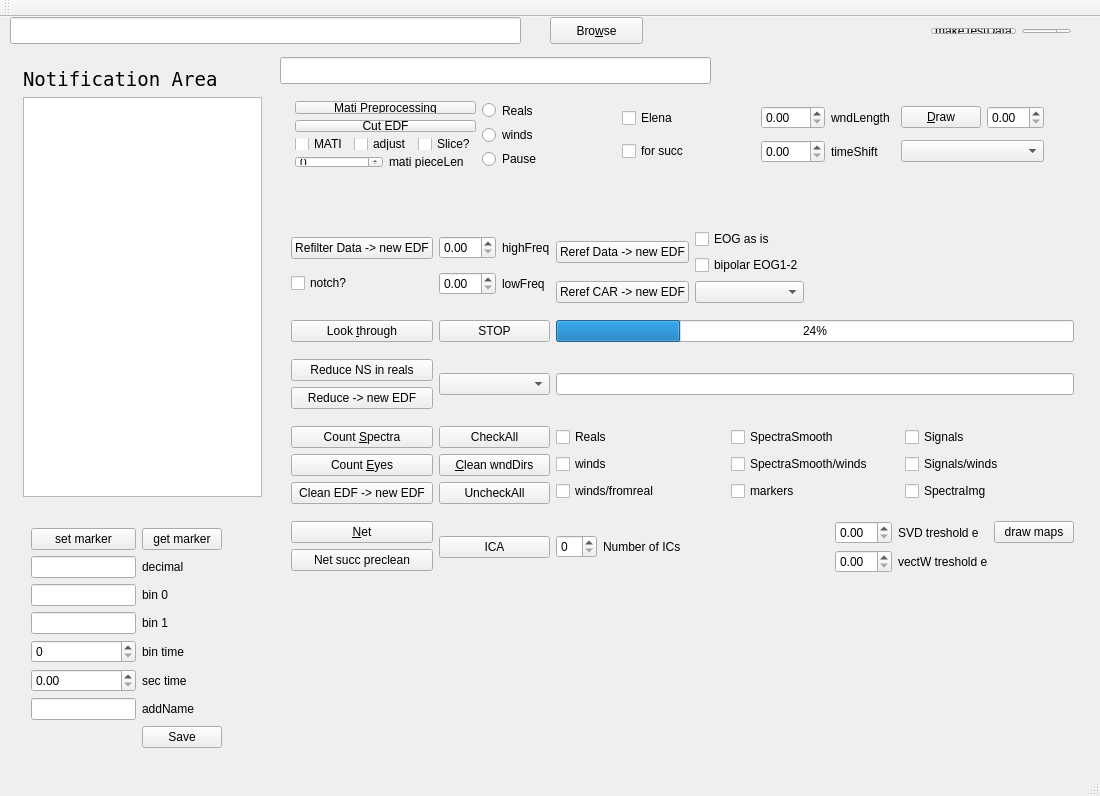
<?xml version="1.0" encoding="UTF-8"?>
<ui version="4.0">
 <class>MainWindow</class>
 <widget class="QMainWindow" name="MainWindow">
  <property name="geometry">
   <rect>
    <x>0</x>
    <y>0</y>
    <width>1100</width>
    <height>796</height>
   </rect>
  </property>
  <property name="windowTitle">
   <string>MainWindow</string>
  </property>
  <widget class="QWidget" name="centralWidget">
   <widget class="QPushButton" name="browseButton">
    <property name="geometry">
     <rect>
      <x>550</x>
      <y>0</y>
      <width>93</width>
      <height>27</height>
     </rect>
    </property>
    <property name="text">
     <string>Bro&amp;wse</string>
    </property>
    <property name="flat">
     <bool>false</bool>
    </property>
   </widget>
   <widget class="QLineEdit" name="filePathLineEdit">
    <property name="geometry">
     <rect>
      <x>10</x>
      <y>0</y>
      <width>511</width>
      <height>27</height>
     </rect>
    </property>
    <property name="text">
     <string/>
    </property>
   </widget>
   <widget class="QLineEdit" name="fileMarkersLineEdit">
    <property name="geometry">
     <rect>
      <x>280</x>
      <y>40</y>
      <width>431</width>
      <height>27</height>
     </rect>
    </property>
   </widget>
   <widget class="QWidget" name="layoutWidget">
    <property name="geometry">
     <rect>
      <x>280</x>
      <y>190</y>
      <width>805</width>
      <height>391</height>
     </rect>
    </property>
    <layout class="QGridLayout" name="gridLayout_3">
     <item row="0" column="0">
      <layout class="QVBoxLayout" name="verticalLayout_16">
       <item>
        <widget class="QPushButton" name="refilterDataPushButton">
         <property name="text">
          <string>Refilter Data -&gt; new EDF</string>
         </property>
        </widget>
       </item>
       <item>
        <widget class="QCheckBox" name="notchCheckBox">
         <property name="text">
          <string>notch?</string>
         </property>
        </widget>
       </item>
      </layout>
     </item>
     <item row="1" column="0">
      <widget class="QPushButton" name="cut_e">
       <property name="text">
        <string>Look &amp;through</string>
       </property>
      </widget>
     </item>
     <item row="2" column="1">
      <widget class="QComboBox" name="reduceChannelsComboBox"/>
     </item>
     <item row="1" column="2">
      <widget class="QProgressBar" name="progressBar">
       <property name="value">
        <number>24</number>
       </property>
      </widget>
     </item>
     <item row="3" column="0">
      <layout class="QVBoxLayout" name="verticalLayout_17">
       <item>
        <widget class="QPushButton" name="countSpectra">
         <property name="text">
          <string>Count &amp;Spectra</string>
         </property>
        </widget>
       </item>
       <item>
        <widget class="QPushButton" name="eyesButton">
         <property name="text">
          <string>Count &amp;Eyes</string>
         </property>
        </widget>
       </item>
       <item>
        <widget class="QPushButton" name="cleanEdfFromEyesButton">
         <property name="text">
          <string>Clean EDF -&gt; new EDF</string>
         </property>
        </widget>
       </item>
      </layout>
     </item>
     <item row="0" column="1">
      <layout class="QGridLayout" name="gridLayout_2">
       <item row="0" column="0">
        <widget class="QDoubleSpinBox" name="highFreqFilterDoubleSpinBox"/>
       </item>
       <item row="0" column="1">
        <widget class="QLabel" name="label_14">
         <property name="text">
          <string>highFreq</string>
         </property>
        </widget>
       </item>
       <item row="1" column="0">
        <widget class="QDoubleSpinBox" name="lowFreqFilterDoubleSpinBox"/>
       </item>
       <item row="1" column="1">
        <widget class="QLabel" name="label_15">
         <property name="text">
          <string>lowFreq</string>
         </property>
        </widget>
       </item>
      </layout>
     </item>
     <item row="2" column="2">
      <layout class="QHBoxLayout" name="horizontalLayout_5">
       <item>
        <widget class="QLineEdit" name="reduceChannelsLineEdit"/>
       </item>
      </layout>
     </item>
     <item row="1" column="1">
      <widget class="QPushButton" name="stopButton">
       <property name="text">
        <string>STOP</string>
       </property>
      </widget>
     </item>
     <item row="0" column="2">
      <layout class="QHBoxLayout" name="horizontalLayout_13">
       <item>
        <layout class="QHBoxLayout" name="horizontalLayout_17">
         <item>
          <layout class="QGridLayout" name="gridLayout_9">
           <item row="0" column="0">
            <widget class="QPushButton" name="rereferenceDataPushButton">
             <property name="text">
              <string>Reref Data -&gt; new EDF</string>
             </property>
            </widget>
           </item>
           <item row="0" column="1">
            <layout class="QVBoxLayout" name="verticalLayout">
             <item>
              <widget class="QCheckBox" name="eogAsIsCheckBox">
               <property name="text">
                <string>EOG as is</string>
               </property>
              </widget>
             </item>
             <item>
              <widget class="QCheckBox" name="eogBipolarCheckBox">
               <property name="text">
                <string>bipolar EOG1-2</string>
               </property>
              </widget>
             </item>
            </layout>
           </item>
           <item row="1" column="1">
            <widget class="QComboBox" name="rereferenceDataComboBox"/>
           </item>
           <item row="1" column="0">
            <widget class="QPushButton" name="rereferenceCARPushButton">
             <property name="text">
              <string>Reref CAR -&gt; new EDF</string>
             </property>
            </widget>
           </item>
          </layout>
         </item>
         <item>
          <spacer name="horizontalSpacer_8">
           <property name="orientation">
            <enum>Qt::Horizontal</enum>
           </property>
           <property name="sizeHint" stdset="0">
            <size>
             <width>38</width>
             <height>48</height>
            </size>
           </property>
          </spacer>
         </item>
        </layout>
       </item>
      </layout>
     </item>
     <item row="4" column="2">
      <layout class="QHBoxLayout" name="horizontalLayout_10">
       <item>
        <widget class="QSpinBox" name="numOfIcSpinBox"/>
       </item>
       <item>
        <widget class="QLabel" name="label_7">
         <property name="text">
          <string>Number of ICs</string>
         </property>
        </widget>
       </item>
       <item>
        <spacer name="horizontalSpacer_9">
         <property name="orientation">
          <enum>Qt::Horizontal</enum>
         </property>
         <property name="sizeHint" stdset="0">
          <size>
           <width>88</width>
           <height>17</height>
          </size>
         </property>
        </spacer>
       </item>
       <item>
        <layout class="QGridLayout" name="gridLayout_4">
         <item row="0" column="0">
          <widget class="QDoubleSpinBox" name="svdDoubleSpinBox"/>
         </item>
         <item row="0" column="1">
          <widget class="QLabel" name="label_10">
           <property name="text">
            <string>SVD treshold e</string>
           </property>
          </widget>
         </item>
         <item row="1" column="0">
          <widget class="QDoubleSpinBox" name="vectwDoubleSpinBox"/>
         </item>
         <item row="1" column="1">
          <widget class="QLabel" name="label_11">
           <property name="text">
            <string>vectW treshold e</string>
           </property>
          </widget>
         </item>
         <item row="1" column="2">
          <layout class="QVBoxLayout" name="verticalLayout_15"/>
         </item>
         <item row="0" column="2">
          <widget class="QPushButton" name="drawMapsPushButton">
           <property name="text">
            <string>draw maps</string>
           </property>
          </widget>
         </item>
        </layout>
       </item>
      </layout>
     </item>
     <item row="4" column="1">
      <layout class="QVBoxLayout" name="verticalLayout_13">
       <item>
        <widget class="QPushButton" name="icaPushButton">
         <property name="text">
          <string>ICA</string>
         </property>
        </widget>
       </item>
      </layout>
     </item>
     <item row="2" column="0">
      <layout class="QVBoxLayout" name="verticalLayout_3">
       <item>
        <widget class="QPushButton" name="reduceChannesPushButton">
         <property name="enabled">
          <bool>true</bool>
         </property>
         <property name="text">
          <string>Reduce NS in reals</string>
         </property>
        </widget>
       </item>
       <item>
        <widget class="QPushButton" name="reduceChannelsNewEDFPushButton">
         <property name="text">
          <string>Reduce -&gt; new EDF</string>
         </property>
        </widget>
       </item>
      </layout>
     </item>
     <item row="3" column="2">
      <layout class="QGridLayout" name="cleanDirsGrid">
       <item row="0" column="0">
        <widget class="QCheckBox" name="cleanRealsCheckBox">
         <property name="text">
          <string>Reals</string>
         </property>
        </widget>
       </item>
       <item row="0" column="1">
        <widget class="QCheckBox" name="cleanRealsSpectraCheckBox">
         <property name="text">
          <string>SpectraSmooth</string>
         </property>
        </widget>
       </item>
       <item row="1" column="0">
        <widget class="QCheckBox" name="cleanWindsCheckBox">
         <property name="text">
          <string>winds</string>
         </property>
        </widget>
       </item>
       <item row="1" column="1">
        <widget class="QCheckBox" name="cleanWindsSpectraCheckBox">
         <property name="text">
          <string>SpectraSmooth/winds</string>
         </property>
        </widget>
       </item>
       <item row="2" column="0">
        <widget class="QCheckBox" name="cleanFromRealsCheckBox">
         <property name="text">
          <string>winds/fromreal</string>
         </property>
        </widget>
       </item>
       <item row="2" column="1">
        <widget class="QCheckBox" name="cleanMarkersCheckBox">
         <property name="text">
          <string>markers</string>
         </property>
        </widget>
       </item>
       <item row="0" column="2">
        <widget class="QCheckBox" name="cleanRealsSignalsCheckBox">
         <property name="text">
          <string>Signals</string>
         </property>
        </widget>
       </item>
       <item row="2" column="2">
        <widget class="QCheckBox" name="cleanSpectraImgCheckBox">
         <property name="text">
          <string>SpectraImg</string>
         </property>
        </widget>
       </item>
       <item row="1" column="2">
        <widget class="QCheckBox" name="cleanWindsSignalsCheckBox">
         <property name="text">
          <string>Signals/winds</string>
         </property>
        </widget>
       </item>
      </layout>
     </item>
     <item row="3" column="1">
      <layout class="QVBoxLayout" name="verticalLayout_8">
       <item>
        <widget class="QPushButton" name="cleanDirsCheckAllButton">
         <property name="text">
          <string>CheckAll</string>
         </property>
        </widget>
       </item>
       <item>
        <widget class="QPushButton" name="cleanDirsButton">
         <property name="text">
          <string>&amp;Clean wndDirs</string>
         </property>
        </widget>
       </item>
       <item>
        <widget class="QPushButton" name="cleanDirsUncheckAllButton">
         <property name="text">
          <string>UncheckAll</string>
         </property>
        </widget>
       </item>
      </layout>
     </item>
     <item row="4" column="0">
      <layout class="QVBoxLayout" name="verticalLayout_4">
       <item>
        <widget class="QPushButton" name="netButton">
         <property name="text">
          <string>&amp;Net</string>
         </property>
        </widget>
       </item>
       <item>
        <widget class="QPushButton" name="succPrecleanPushButton">
         <property name="text">
          <string>Net succ preclean</string>
         </property>
        </widget>
       </item>
      </layout>
     </item>
    </layout>
   </widget>
   <widget class="QWidget" name="layoutWidget">
    <property name="geometry">
     <rect>
      <x>20</x>
      <y>500</y>
      <width>213</width>
      <height>246</height>
     </rect>
    </property>
    <layout class="QGridLayout" name="matiGridLayout">
     <item row="0" column="0">
      <widget class="QPushButton" name="markerSetPushButton">
       <property name="text">
        <string>set marker</string>
       </property>
      </widget>
     </item>
     <item row="0" column="1">
      <widget class="QPushButton" name="markerGetPushButton">
       <property name="text">
        <string>get marker</string>
       </property>
      </widget>
     </item>
     <item row="1" column="0">
      <widget class="QLineEdit" name="markerDecimalLineEdit"/>
     </item>
     <item row="1" column="1">
      <widget class="QLabel" name="label_17">
       <property name="text">
        <string>decimal</string>
       </property>
      </widget>
     </item>
     <item row="2" column="0">
      <widget class="QLineEdit" name="markerBin0LineEdit"/>
     </item>
     <item row="2" column="1">
      <widget class="QLabel" name="label_16">
       <property name="text">
        <string>bin 0</string>
       </property>
      </widget>
     </item>
     <item row="3" column="0">
      <widget class="QLineEdit" name="markerBin1LineEdit"/>
     </item>
     <item row="3" column="1">
      <widget class="QLabel" name="label_19">
       <property name="text">
        <string>bin 1</string>
       </property>
      </widget>
     </item>
     <item row="4" column="0">
      <widget class="QSpinBox" name="markerBinTimeSpinBox"/>
     </item>
     <item row="4" column="1">
      <widget class="QLabel" name="label_18">
       <property name="text">
        <string>bin time</string>
       </property>
      </widget>
     </item>
     <item row="5" column="0">
      <widget class="QDoubleSpinBox" name="markerSecTimeDoubleSpinBox"/>
     </item>
     <item row="5" column="1">
      <widget class="QLabel" name="label_20">
       <property name="text">
        <string>sec time</string>
       </property>
      </widget>
     </item>
     <item row="6" column="0">
      <widget class="QLineEdit" name="newEdfNameLineEdit"/>
     </item>
     <item row="6" column="1">
      <widget class="QLabel" name="label_21">
       <property name="text">
        <string>addName</string>
       </property>
      </widget>
     </item>
     <item row="7" column="1">
      <widget class="QPushButton" name="markerSaveEdfPushButton">
       <property name="text">
        <string>Save</string>
       </property>
      </widget>
     </item>
    </layout>
   </widget>
   <widget class="QWidget" name="layoutWidget">
    <property name="geometry">
     <rect>
      <x>12</x>
      <y>40</y>
      <width>261</width>
      <height>451</height>
     </rect>
    </property>
    <layout class="QGridLayout" name="gridLayout_5">
     <item row="0" column="0">
      <widget class="QLabel" name="label">
       <property name="font">
        <font>
         <family>Andale Mono</family>
         <pointsize>14</pointsize>
        </font>
       </property>
       <property name="text">
        <string>Notification Area</string>
       </property>
      </widget>
     </item>
     <item row="1" column="0">
      <widget class="QTextEdit" name="textEdit"/>
     </item>
    </layout>
   </widget>
   <widget class="QWidget" name="layoutWidget">
    <property name="geometry">
     <rect>
      <x>920</x>
      <y>0</y>
      <width>162</width>
      <height>28</height>
     </rect>
    </property>
    <layout class="QGridLayout" name="testDataGridLayout">
     <item row="0" column="0">
      <widget class="QPushButton" name="makeTestDataPushButton">
       <property name="text">
        <string>makeTestData</string>
       </property>
      </widget>
     </item>
     <item row="0" column="1">
      <widget class="QSpinBox" name="numComponentsSpinBox"/>
     </item>
    </layout>
   </widget>
   <widget class="QWidget" name="">
    <property name="geometry">
     <rect>
      <x>284</x>
      <y>73</y>
      <width>771</width>
      <height>89</height>
     </rect>
    </property>
    <layout class="QHBoxLayout" name="horizontalLayout">
     <item>
      <layout class="QVBoxLayout" name="verticalLayout_6">
       <item>
        <widget class="QPushButton" name="matiPreprocessingPushButton">
         <property name="text">
          <string>Mati Preprocessing</string>
         </property>
        </widget>
       </item>
       <item>
        <widget class="QPushButton" name="cutEDF">
         <property name="text">
          <string>Cut EDF</string>
         </property>
        </widget>
       </item>
       <item>
        <layout class="QHBoxLayout" name="horizontalLayout_16">
         <item>
          <widget class="QCheckBox" name="matiCheckBox">
           <property name="text">
            <string>MATI</string>
           </property>
          </widget>
         </item>
         <item>
          <widget class="QCheckBox" name="matiAdjustPiecesCheckBox">
           <property name="text">
            <string>adjust</string>
           </property>
          </widget>
         </item>
         <item>
          <widget class="QCheckBox" name="sliceCheckBox">
           <property name="text">
            <string>Slice?</string>
           </property>
          </widget>
         </item>
        </layout>
       </item>
       <item>
        <layout class="QHBoxLayout" name="horizontalLayout_15">
         <item>
          <widget class="QSpinBox" name="matiPieceLengthSpinBox"/>
         </item>
         <item>
          <widget class="QLabel" name="matiPieceLenlabel">
           <property name="text">
            <string>mati pieceLen</string>
           </property>
          </widget>
         </item>
        </layout>
       </item>
      </layout>
     </item>
     <item>
      <layout class="QVBoxLayout" name="verticalLayout_2">
       <item>
        <widget class="QRadioButton" name="realsButton">
         <property name="text">
          <string>Reals</string>
         </property>
        </widget>
       </item>
       <item>
        <widget class="QRadioButton" name="windsButton">
         <property name="text">
          <string>winds</string>
         </property>
        </widget>
       </item>
       <item>
        <widget class="QRadioButton" name="pauseRadioButton">
         <property name="text">
          <string>Pause</string>
         </property>
        </widget>
       </item>
      </layout>
     </item>
     <item>
      <layout class="QVBoxLayout" name="verticalLayout_7">
       <item>
        <widget class="QCheckBox" name="elenaSliceCheckBox">
         <property name="text">
          <string>Elena</string>
         </property>
        </widget>
       </item>
       <item>
        <widget class="QCheckBox" name="succPrecleanCheckBox">
         <property name="text">
          <string>for succ</string>
         </property>
        </widget>
       </item>
      </layout>
     </item>
     <item>
      <layout class="QGridLayout" name="gridLayout">
       <item row="0" column="0">
        <widget class="QDoubleSpinBox" name="windowLengthSpinBox"/>
       </item>
       <item row="0" column="1">
        <widget class="QLabel" name="label_2">
         <property name="text">
          <string>wndLength</string>
         </property>
        </widget>
       </item>
       <item row="1" column="0">
        <widget class="QDoubleSpinBox" name="timeShiftSpinBox"/>
       </item>
       <item row="1" column="1">
        <widget class="QLabel" name="label_3">
         <property name="text">
          <string>timeShift</string>
         </property>
        </widget>
       </item>
      </layout>
     </item>
     <item>
      <layout class="QVBoxLayout" name="verticalLayout_5">
       <item>
        <layout class="QHBoxLayout" name="horizontalLayout_3">
         <item>
          <widget class="QPushButton" name="drawButton">
           <property name="text">
            <string>&amp;Draw</string>
           </property>
          </widget>
         </item>
         <item>
          <widget class="QDoubleSpinBox" name="drawCoeffSpinBox"/>
         </item>
        </layout>
       </item>
       <item>
        <widget class="QComboBox" name="drawDirBox"/>
       </item>
      </layout>
     </item>
    </layout>
   </widget>
  </widget>
  <widget class="QMenuBar" name="menuBar">
   <property name="geometry">
    <rect>
     <x>0</x>
     <y>0</y>
     <width>1100</width>
     <height>17</height>
    </rect>
   </property>
  </widget>
  <widget class="QToolBar" name="mainToolBar">
   <attribute name="toolBarArea">
    <enum>TopToolBarArea</enum>
   </attribute>
   <attribute name="toolBarBreak">
    <bool>false</bool>
   </attribute>
  </widget>
  <widget class="QStatusBar" name="statusBar"/>
 </widget>
 <layoutdefault spacing="6" margin="11"/>
 <resources/>
 <connections/>
</ui>
